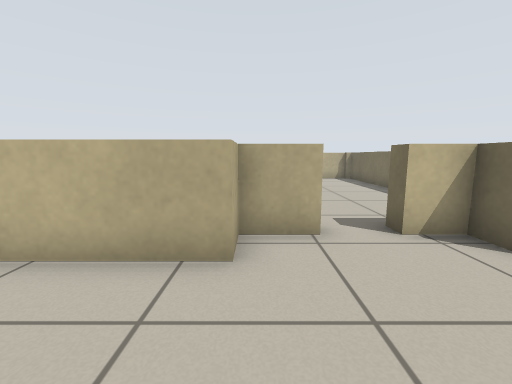
[1] (above)

24 first-person views from a walk through a robot-simulator world made for Stage. The camera is 0.7 m above the floor, tilts 8° down and sees 90° across. Floor lines are 1 m apart. The floor is counted in squares, 0.5 m on a side. Each view is taken from the middle of a square. On the plan, view 1 faces up. The plan holds only what a view shows up to about 13 squares ahead; the rest is blank. The place goes on beyond the plan. The robots in the file are not drawn.

[2]
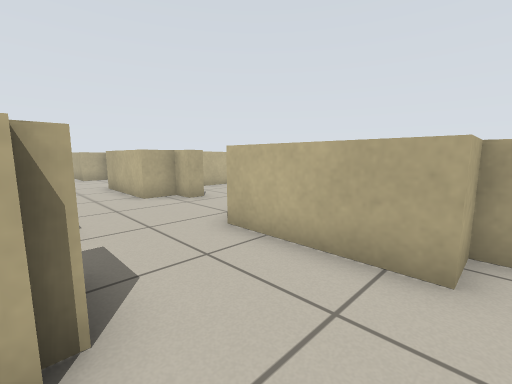

[3]
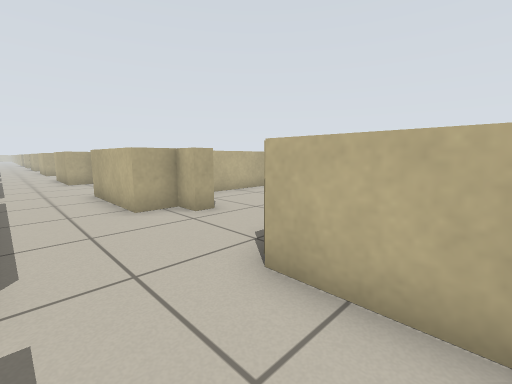

[4]
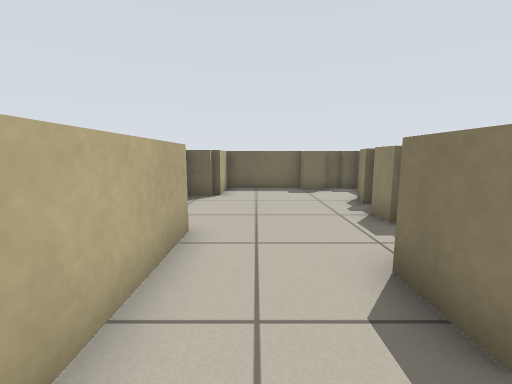

[5]
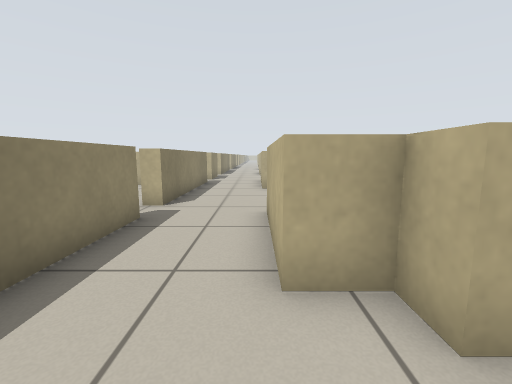

[6]
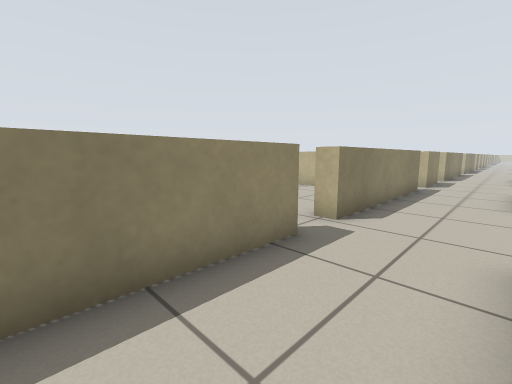

[7]
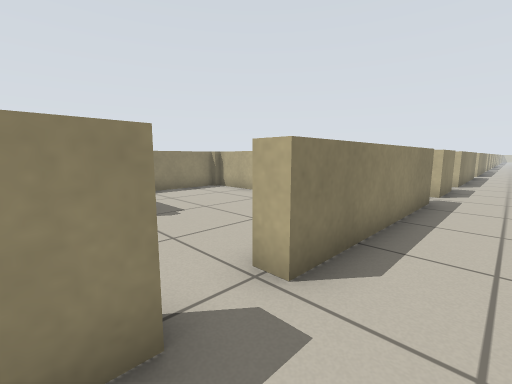

[8]
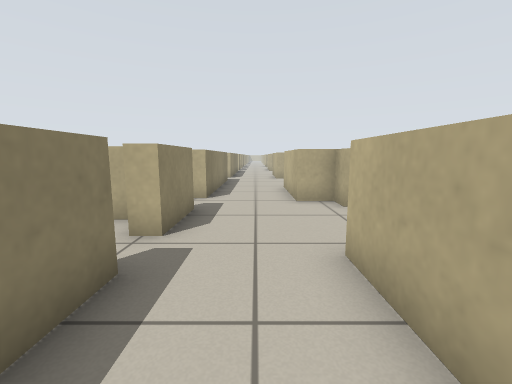

[9]
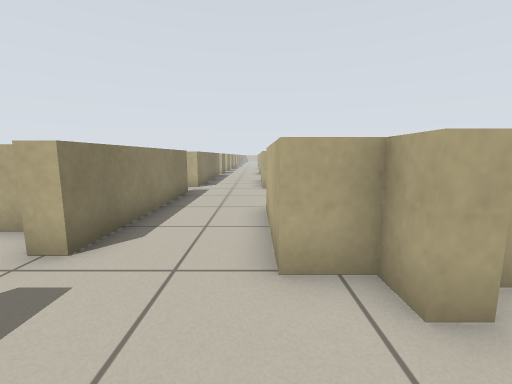

[10]
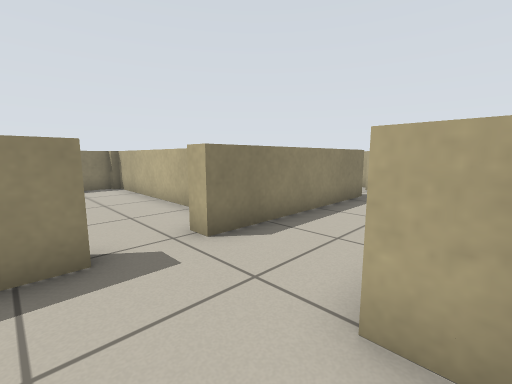

[11]
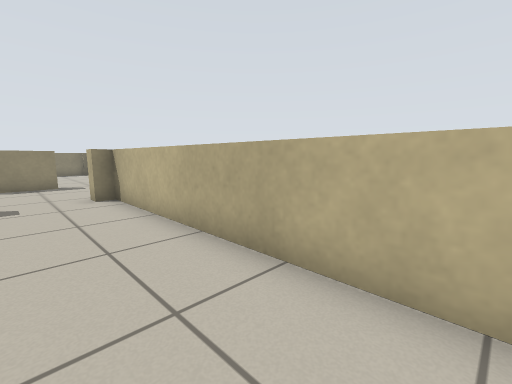

[12]
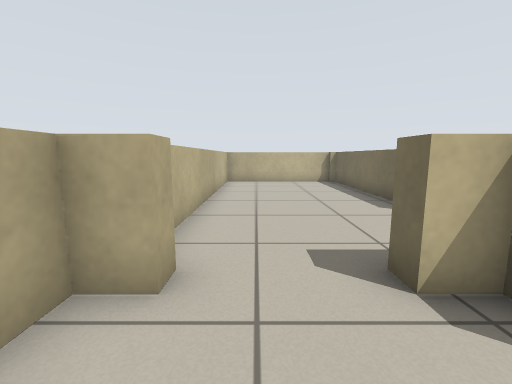

[13]
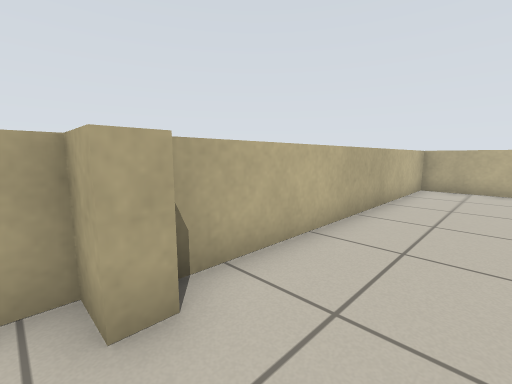

[14]
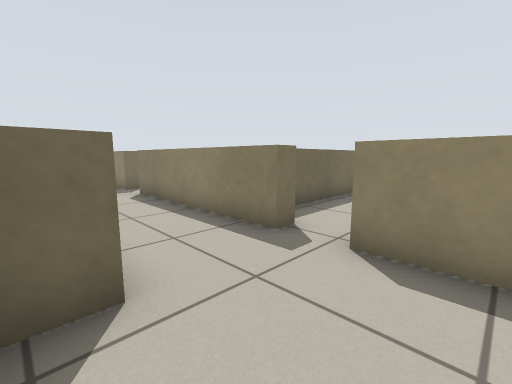

[15]
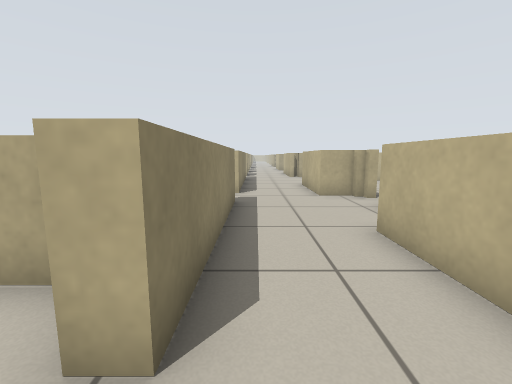

[16]
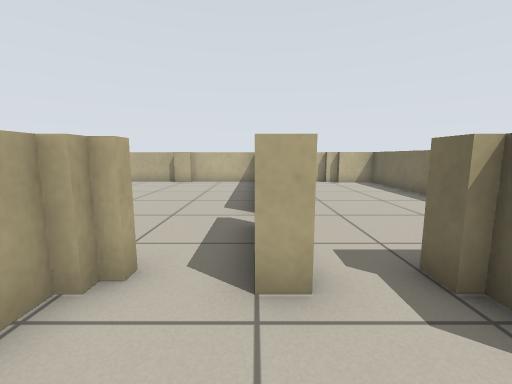

[17]
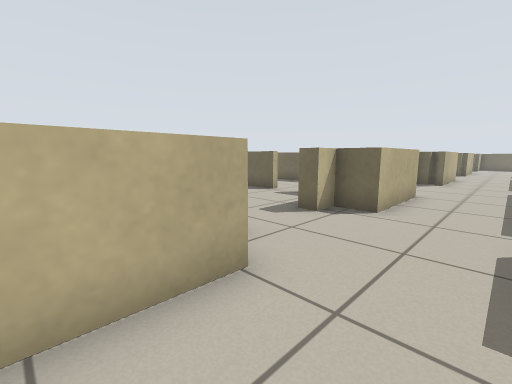

[18]
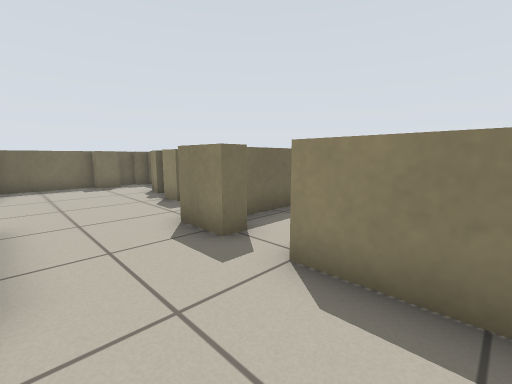

[19]
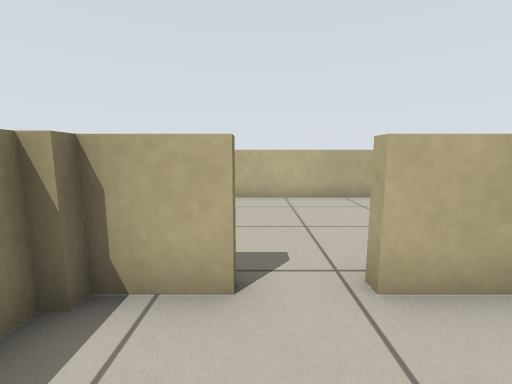

[20]
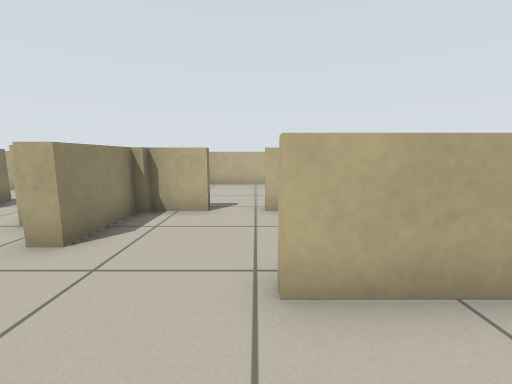

[21]
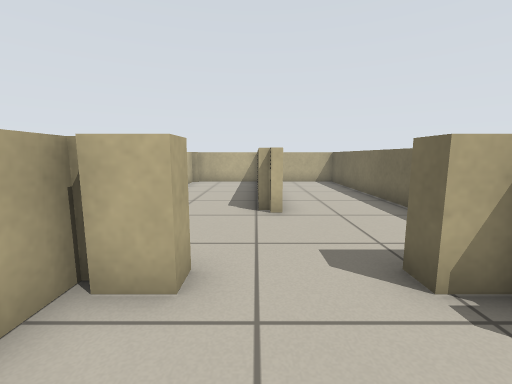

[22]
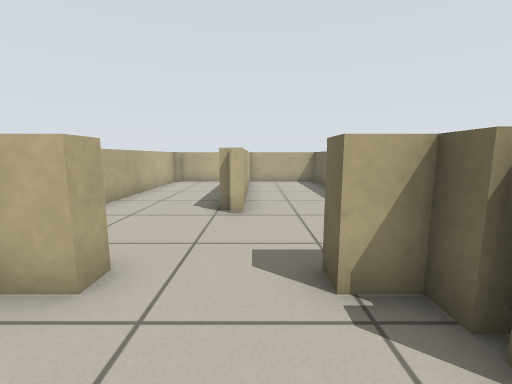

[23]
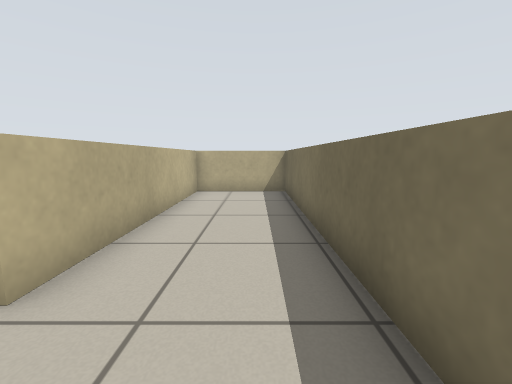

[24]
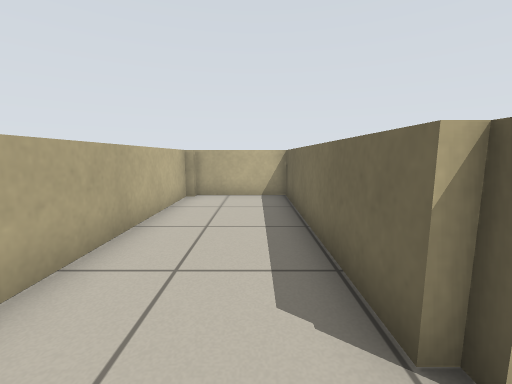

### Floor plan
Key: @ floor where view 1 was taken; # wall or solid block; . floor; = window, fence, low wall or low ledge; T thing the floor can be seen under or through.
Columns run from 33 left of view 1 to 6 right of it. Each row starts with its distance up from view 1.
 16         #===  ====#===#
 15         =.....==..==..==
 14      ...=.....==..==..==
 13      ...=.....==..==..==             ..#
 12  .   ...=.....==..==..==            ...#
 11  .  ....=.....==..==..==            ...#
 10  .  ....=.....==..==..==            ...
  9  .  ....=.....==..==..==           ....
  8  .  ... =.........=...==.          ...
  7  .  ... =.............==..         ...
  6  .=#.   =.....==......==....       ..
  5 =.====#=#=..==#===..==##==..=======.==
  4 =.=.=#==#=..=#====..====#=..=======.=#=#
  3 =....====....====....====....====....===
  2 .......................................=
  1 .......................................=
  0 .=######==##==#####T==######==#=.@.....#
 -1       ==  =   ==  .   ==   =  =#=====..=
 -2       =#  #  .== ....         =#    #==#
 -3       =      .==.....         ===
 -4       =       ==...             =
 -5       =       ==...
 -6       =       ==...
 -7       =       ==...
 -8      =#=      =====

Where each view was taken, in squares from view 1:
view 1: 0 up, 0 right, facing up
view 2: 0 up, 0 right, facing up-left
view 3: 1 up, 2 left, facing up-left
view 4: 2 up, 5 left, facing right
view 5: 3 up, 6 left, facing left
view 6: 3 up, 8 left, facing down-left
view 7: 2 up, 11 left, facing down-left
view 8: 2 up, 17 left, facing left
view 9: 3 up, 22 left, facing left
view 10: 4 up, 23 left, facing down-left
view 11: 14 up, 22 left, facing down-left
view 12: 2 up, 23 left, facing up
view 13: 4 up, 22 left, facing up-left
view 14: 4 up, 23 left, facing down-right
view 15: 1 up, 24 left, facing left
view 16: 2 up, 31 left, facing up
view 17: 1 up, 27 left, facing up-right
view 18: 3 up, 7 left, facing down-right
view 19: 7 up, 16 left, facing left
view 20: 8 up, 12 left, facing left
view 21: 2 up, 15 left, facing up
view 22: 2 up, 14 left, facing up
view 23: 6 up, 12 left, facing up
view 24: 7 up, 16 left, facing up
